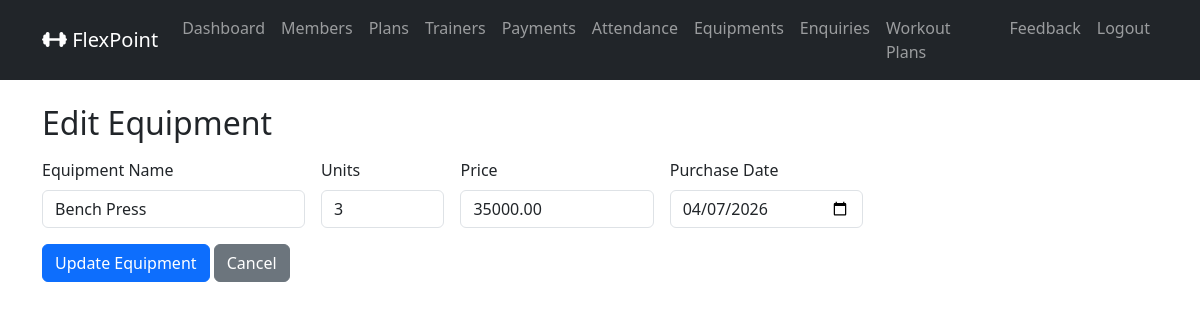
The app's page /admin_equipment_edit/2/ (signed in) with its own data.
### gymapp/models.py (models this page shows, shortened)
class Equipment(models.Model):
    name          = models.CharField(max_length=100)
    units         = models.PositiveIntegerField(default=1)
    price         = models.DecimalField(max_digits=8, decimal_places=2)
    purchase_date = models.DateField(default=timezone.now)
    is_active     = models.BooleanField(default=True)

### gymapp/views.py (the view)
    def wrapper(request, *args, **kwargs):
        if not request.user.is_authenticated or getattr(request.user, 'role', None) != 'ADMIN':
            messages.error(request, 'You must be an Admin to access this page.')
            return redirect('admin_login_view')
        return view_func(request, *args, **kwargs)

### gymapp/views.py (called while the page is built, shortened)
def admin_required(view_func):
    def wrapper(request, *args, **kwargs):
        if not request.user.is_authenticated or getattr(request.user, 'role', None) != 'ADMIN':
            messages.error(request, 'You must be an Admin to access this page.')
            return redirect('admin_login_view')
        return view_func(request, *args, **kwargs)
    return wrapper

@admin_required
def admin_equipment_edit(request, equipment_id):
    equipment = Equipment.objects.get(id=equipment_id)
    return render(request, 'admin_equipment_form.html', {'equipment':equipment, 'mode':'edit'})

### gymapp/templates/admin_equipment_form.html (shortened to what this page needs)
{% extends 'base.html' %}
{% block content %}
<h2 class="mb-3">
    {% if mode == 'add' %} Add Equipment {% else %} Edit Equipment {% endif %}
</h2>
<form method="POST" class="row g-3 w-75">
    <div class="col-md-4">
        <label for="name" class="form-label">Equipment Name</label>
        <input type="text" id="name" class="form-control" name="name" value="{{ equipment.name | default:'' }}">
    </div>
    <div class="col-md-2">
        <label for="units" class="form-label">Units</label>
        <input type="number" id="units" class="form-control" name="units" value="{{ equipment.units | default:'' }}">
    </div>
    <div class="col-md-3">
        <label for="price" class="form-label">Price</label>
        <input type="number" step="0.01" id="price" class="form-control" name="price" value="{{ equipment.price | default:'' }}">
    </div>
    <div class="col-md-3">
        <label for="purchase_date" class="form-label">Purchase Date</label>
        <input type="date" class="form-control" id="purchase_date" name="purchase_date" value="{{ equipment.purchase_date|date:'Y-m-d' }}">
    </div>
    <div class="col-md-12">
        <button type="submit" class="btn btn-primary">
            {% if mode == 'add' %} Add Equipment {% else %} Update Equipment {% endif %}
        </button>
        <a href="{% url 'admin_equipment_list' %}" class="btn btn-secondary"> Cancel </a>
    </div>
</form>
{% endblock %}

### records on screen
Equipment: name "Bench Press", units "3", price "35000.00", purchase_date "04/07/2026"
